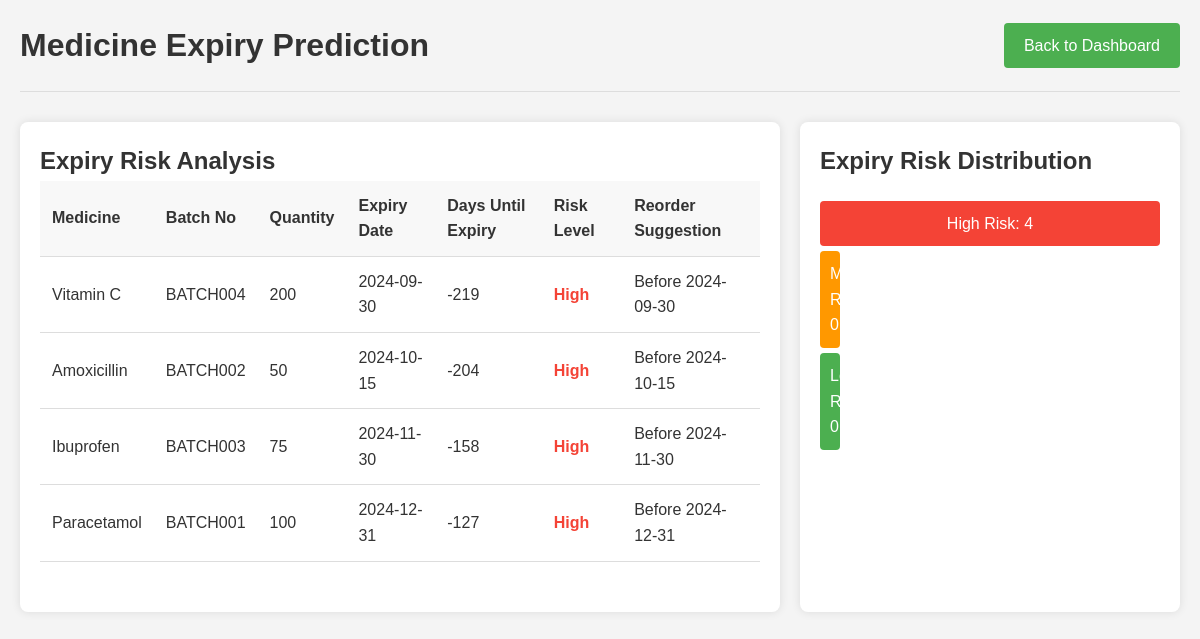
/expiry_prediction.php (signed in), run on the app's committed database.
### tables this page shows
CREATE TABLE IF NOT EXISTS medicines (
    id INT PRIMARY KEY AUTO_INCREMENT,
    name VARCHAR(100) NOT NULL,
    batch_no VARCHAR(50) NOT NULL,
    price DECIMAL(10,2) NOT NULL,
    quantity INT NOT NULL,
    expiry_date DATE NOT NULL
);

### expiry_prediction.php (the view, shortened to what this page needs)
<?php
require_once 'db.php';
$stmt = $pdo->query("
    SELECT id, name, batch_no, quantity, expiry_date,
           DATEDIFF(expiry_date, CURDATE()) as days_until_expiry
    FROM medicines
    ORDER BY days_until_expiry ASC
");
$medicines = $stmt->fetchAll();
function predictReorderDate($days_until_expiry, $quantity) {
    $average_daily_usage = 5;
    $safety_stock = 20;
    $days_of_stock = $quantity / $average_daily_usage;
    $reorder_point = $safety_stock / $average_daily_usage;
    if ($days_of_stock < $reorder_point) {
        return "Immediate";
    } elseif ($days_until_expiry < $days_of_stock) {
        return "Before " . date('Y-m-d', strtotime("+$days_until_expiry days"));
    } else {
        return "Before " . date('Y-m-d', strtotime("+" . ($days_of_stock - $reorder_point) . " days"));
    }
}
function getExpiryRisk($days_until_expiry) {
    if ($days_until_expiry <= 30) {
        return ['level' => 'high', 'color' => 'red'];
    } elseif ($days_until_expiry <= 90) {
        return ['level' => 'medium', 'color' => 'orange'];
    } else {
        return ['level' => 'low', 'color' => 'green'];
    }
}
?>
<!DOCTYPE html>
<html lang="en">
<head>
    <link rel="stylesheet" href="style.css">
</head>
<body>
    <div class="container">
        <header>
            <h1>Medicine Expiry Prediction</h1>
            <div class="user-info">
                <a href="dashboard.php" class="btn">Back to Dashboard</a>
            </div>
        </header>
        <div class="prediction-grid">
            <div class="prediction-card">
                <h2>Expiry Risk Analysis</h2>
                <table>
                    <thead>
                        <tr>
                            <th>Medicine</th>
                            <th>Batch No</th>
                            <th>Quantity</th>
                            <th>Expiry Date</th>
                            <th>Days Until Expiry</th>
                            <th>Risk Level</th>
                            <th>Reorder Suggestion</th>
                        </tr>
                    </thead>
                    <tbody>
                        <?php foreach ($medicines as $medicine):
                            $risk = getExpiryRisk($medicine['days_until_expiry']);
                            $reorder_date = predictReorderDate($medicine['days_until_expiry'], $medicine['quantity']);
                        ?>
                            <tr>
                                <td><?php echo htmlspecialchars($medicine['name']); ?></td>
                                <td><?php echo htmlspecialchars($medicine['batch_no']); ?></td>
                                <td><?php echo $medicine['quantity']; ?></td>
                                <td><?php echo $medicine['expiry_date']; ?></td>
                                <td><?php echo $medicine['days_until_expiry']; ?></td>
                                <td class="risk-<?php echo $risk['level']; ?>">
                                    <?php echo ucfirst($risk['level']); ?>
                                </td>
                                <td><?php echo $reorder_date; ?></td>
                            </tr>
                        <?php endforeach; ?>
                    </tbody>
                </table>
            </div>
            <div class="prediction-card">
                <h2>Expiry Risk Distribution</h2>
                <div class="risk-distribution">
                    <?php
                    $high_risk = 0;
                    $medium_risk = 0;
                    $low_risk = 0;
                    foreach ($medicines as $medicine) {
                        $risk = getExpiryRisk($medicine['days_until_expiry']);
                        if ($risk['level'] == 'high') $high_risk++;
                        elseif ($risk['level'] == 'medium') $medium_risk++;
                        else $low_risk++;
                    }
                    ?>
                    <div class="risk-bar high" style="width: <?php echo ($high_risk / count($medicines)) * 100; ?>%">
                        High Risk: <?php echo $high_risk; ?>
                    </div>
                    <div class="risk-bar medium" style="width: <?php echo ($medium_risk / count($medicines)) * 100; ?>%">
                        Medium Risk: <?php echo $medium_risk; ?>
                    </div>
                    <div class="risk-bar low" style="width: <?php echo ($low_risk / count($medicines)) * 100; ?>%">
                        Low Risk: <?php echo $low_risk; ?>
                    </div>
                </div>
            </div>
        </div>
    </div>
</body>
</html>

### style.css (style rules this page uses)
* { margin: 0; padding: 0; box-sizing: border-box; }
body { font-family: Arial, sans-serif; line-height: 1.6; background-color: #f4f4f4; color: #333; }
.container { max-width: 1200px; margin: 0 auto; padding: 20px; }
header { display: flex; justify-content: space-between; align-items: center; margin-bottom: 30px; padding-bottom: 20px; border-bottom: 1px solid #ddd; }
.user-info { display: flex; align-items: center; gap: 20px; }
.btn { display: inline-block; padding: 10px 20px; background-color: #4CAF50; color: white; text-decoration: none; border: none; border-radius: 4px; cursor: pointer; font-size: 16px; }
table { width: 100%; border-collapse: collapse; margin-bottom: 30px; }
th, td { padding: 12px; text-align: left; border-bottom: 1px solid #ddd; }
th { background-color: #f8f8f8; font-weight: bold; }
.prediction-grid { display: grid; grid-template-columns: 2fr 1fr; gap: 20px; margin-top: 20px; }
.prediction-card { background-color: white; padding: 20px; border-radius: 8px; box-shadow: 0 0 10px rgba(0,0,0,0.1); }
.risk-distribution { margin-top: 20px; }
.risk-bar { padding: 10px; margin-bottom: 5px; color: white; text-align: center; border-radius: 4px; }
.risk-bar.high { background-color: #f44336; }
.risk-bar.medium { background-color: #ff9800; }
.risk-bar.low { background-color: #4CAF50; }
.risk-high { color: #f44336; font-weight: bold; }

### data on the page
medicines: name "Vitamin C", batch_no "BATCH004", quantity "200", expiry_date "2024-09-30", days_until_expiry "-219", level "High", reorder_date "Before 2024-09-30"
medicines: name "Amoxicillin", batch_no "BATCH002", quantity "50", expiry_date "2024-10-15", days_until_expiry "-204", level "High", reorder_date "Before 2024-10-15"
medicines: name "Ibuprofen", batch_no "BATCH003", quantity "75", expiry_date "2024-11-30", days_until_expiry "-158", level "High", reorder_date "Before 2024-11-30"
medicines: name "Paracetamol", batch_no "BATCH001", quantity "100", expiry_date "2024-12-31", days_until_expiry "-127", level "High", reorder_date "Before 2024-12-31"

### other printed values
$high_risk "4"
$medium_risk "0"
$low_risk "0"
